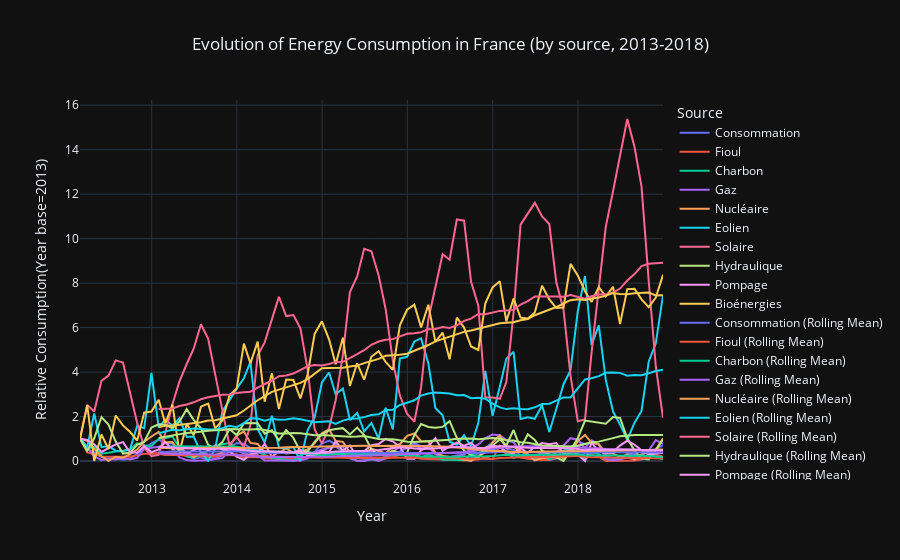

Notebook source saved alongside this figure:
### Code cell
base_month_consumption = df2.iloc[0, :]
relative_consumption = df2.div(base_month_consumption)

fig = px.line(relative_consumption, x=df2.index, y=relative_consumption.columns,
              labels={'index': 'Month', 'value': 'Relative Consumption'},
              title='Evolution of Energy Consumption in France (by source, 2013-2018)',
              template='plotly_dark')

for source in relative_consumption.columns:
    rolling_mean = relative_consumption[source].rolling(window=12).mean()
    fig.add_scatter(x=df2.index, y=rolling_mean, mode='lines', name=f'{source} (Rolling Mean)')

fig.update_layout(xaxis_title='Year', 
                  yaxis_title='Relative Consumption(Year base=2013)', 
                  legend_title='Source',
                  title_x=0.5)

fig.update_layout(
    annotations=[
        dict(
            text="Source: RTE",
            showarrow=False,
            xref="paper",
            yref="paper",
            x=0.1,
            y=-0.25,
            xanchor='right',
            yanchor='bottom'
        )
    ]
)


fig.show()
